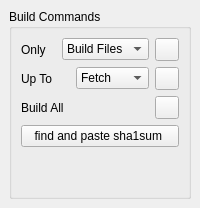
  <widget class="QDockWidget" name="dw_build">
   <property name="windowIcon">
    <iconset resource="../resources/pisido.qrc">
     <normaloff>:/images/build.png</normaloff>:/images/build.png</iconset>
   </property>
   <property name="toolTip">
    <string>Build Window</string>
   </property>
   <property name="statusTip">
    <string>Build Window</string>
   </property>
   <property name="windowTitle">
    <string>&amp;Build</string>
   </property>
   <attribute name="dockWidgetArea">
    <number>8</number>
   </attribute>
   <widget class="QWidget" name="dw_build_contents">
    <layout class="QHBoxLayout" name="horizontalLayout_9">
     <item>
      <layout class="QVBoxLayout" name="verticalLayout_5">
       <item>
        <widget class="QGroupBox" name="gb_custom_build_steps">
         <property name="sizePolicy">
          <sizepolicy hsizetype="Minimum" vsizetype="Preferred">
           <horstretch>0</horstretch>
           <verstretch>0</verstretch>
          </sizepolicy>
         </property>
         <property name="title">
          <string>Build Commands</string>
         </property>
         <layout class="QVBoxLayout" name="verticalLayout">
          <item>
           <layout class="QHBoxLayout" name="horizontalLayout_8">
            <item>
             <widget class="QLabel" name="lbl_build_only">
              <property name="text">
               <string>Only</string>
              </property>
             </widget>
            </item>
            <item>
             <widget class="QComboBox" name="combo_build_only">
              <item>
               <property name="text">
                <string>Build Files</string>
               </property>
              </item>
              <item>
               <property name="text">
                <string>Package</string>
               </property>
              </item>
             </widget>
            </item>
            <item>
             <widget class="QToolButton" name="tb_build_only">
              <property name="toolTip">
               <string>Build only selected</string>
              </property>
              <property name="statusTip">
               <string>Build only selected</string>
              </property>
              <property name="text">
               <string/>
              </property>
              <property name="icon">
               <iconset resource="../resources/pisido.qrc">
                <normaloff>:/images/build.png</normaloff>:/images/build.png</iconset>
              </property>
             </widget>
            </item>
           </layout>
          </item>
          <item>
           <layout class="QHBoxLayout" name="horizontalLayout_6">
            <item>
             <widget class="QLabel" name="lbl_build_up_to">
              <property name="text">
               <string>Up To</string>
              </property>
             </widget>
            </item>
            <item>
             <widget class="QComboBox" name="combo_build_up_to">
              <item>
               <property name="text">
                <string notr="true">Fetch</string>
               </property>
              </item>
              <item>
               <property name="text">
                <string notr="true">Unpack</string>
               </property>
              </item>
              <item>
               <property name="text">
                <string notr="true">Setup</string>
               </property>
              </item>
              <item>
               <property name="text">
                <string notr="true">Build</string>
               </property>
              </item>
              <item>
               <property name="text">
                <string notr="true">Install</string>
               </property>
              </item>
              <item>
               <property name="text">
                <string notr="true">Check</string>
               </property>
              </item>
             </widget>
            </item>
            <item>
             <widget class="QToolButton" name="tb_build_up_to">
              <property name="toolTip">
               <string>Build up to selected (see pisi help build)</string>
              </property>
              <property name="statusTip">
               <string>Build up to selected (see pisi help build)</string>
              </property>
              <property name="text">
               <string/>
              </property>
              <property name="icon">
               <iconset resource="../resources/pisido.qrc">
                <normaloff>:/images/build.png</normaloff>:/images/build.png</iconset>
              </property>
             </widget>
            </item>
           </layout>
          </item>
          <item>
           <layout class="QHBoxLayout" name="horizontalLayout">
            <item>
             <widget class="QLabel" name="lbl_build_all">
              <property name="text">
               <string>Build All</string>
              </property>
             </widget>
            </item>
            <item>
             <widget class="QToolButton" name="tb_build_all">
              <property name="toolTip">
               <string>Create build files in to the package directory and builds package</string>
              </property>
              <property name="statusTip">
               <string>Create build files in to the package directory and builds package</string>
              </property>
              <property name="text">
               <string/>
              </property>
              <property name="icon">
               <iconset resource="../resources/pisido.qrc">
                <normaloff>:/images/build.png</normaloff>:/images/build.png</iconset>
              </property>
             </widget>
            </item>
           </layout>
          </item>
          <item>
           <widget class="QPushButton" name="pb_sha1sum">
            <property name="text">
             <string>find and paste sha1sum </string>
            </property>
           </widget>
          </item>
          <item>
           <spacer name="verticalSpacer">
            <property name="orientation">
             <enum>Qt::Vertical</enum>
            </property>
            <property name="sizeHint" stdset="0">
             <size>
              <width>20</width>
              <height>40</height>
             </size>
            </property>
           </spacer>
          </item>
         </layout>
        </widget>
       </item>
      </layout>
     </item>
    </layout>
   </widget>
  </widget>
